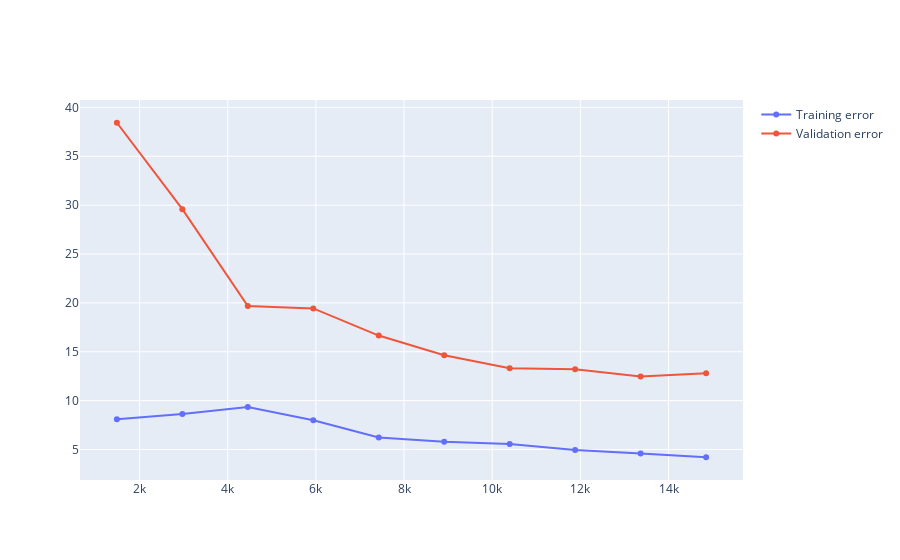

Here is the notebook cell this chart was saved with:
### Markdown cell above
#### Step 6: Evaluate the Model with Learning Curves

### Code cell
train_sizes, train_scores, valid_scores = learning_curve(
    model, X_train.drop(columns=['trip_time']), y_train, train_sizes=np.linspace(0.1, 1, 10), cv=5, scoring='neg_root_mean_squared_error')

# Generate a unique label based on the timestamp
label = 'Model_Run_' + datetime.now().strftime("%Y%m%d_%H%M%S")

fig = go.Figure()
fig.add_trace(go.Scatter(x=train_sizes, y=-np.mean(train_scores, axis=1), name='Training error'))
fig.add_trace(go.Scatter(x=train_sizes, y=-np.mean(valid_scores, axis=1), name='Validation error'))
fig.update_layout(
    title='Learning Curve: ' + label,
    xaxis_title='Number of Training Examples',
    yaxis_title='Root Mean Squared Error (RMSE)',
    legend_title='Error Type'
)
fig.show()

# Specify the directory and file name
output_directory = 'Careem_RFR_Figures/'  # Replace with your directory path
if not os.path.exists(output_directory):
    os.makedirs(output_directory)  # Create the directory if it doesn't exist
output_file = os.path.join(output_directory, f'learning_curve_{label}.png')

# Save the figure
fig.write_image(output_file)

### Figure 1 — Plotly figure (JSON) as saved in the notebook; plotly's stock layout.template omitted (floating-point values rounded to 4 significant figures)
{"data": [{"name": "Training error", "type": "scatter", "x": [1485, 2970, 4455, 5941, 7426, 8911, 10397, 11882, 13367, 14853], "y": [8.094, 8.636, 9.354, 7.994, 6.22, 5.792, 5.56, 4.942, 4.588, 4.203]}, {"name": "Validation error", "type": "scatter", "x": [1485, 2970, 4455, 5941, 7426, 8911, 10397, 11882, 13367, 14853], "y": [38.43, 29.59, 19.67, 19.43, 16.65, 14.65, 13.31, 13.21, 12.46, 12.8]}], "layout": {}}
